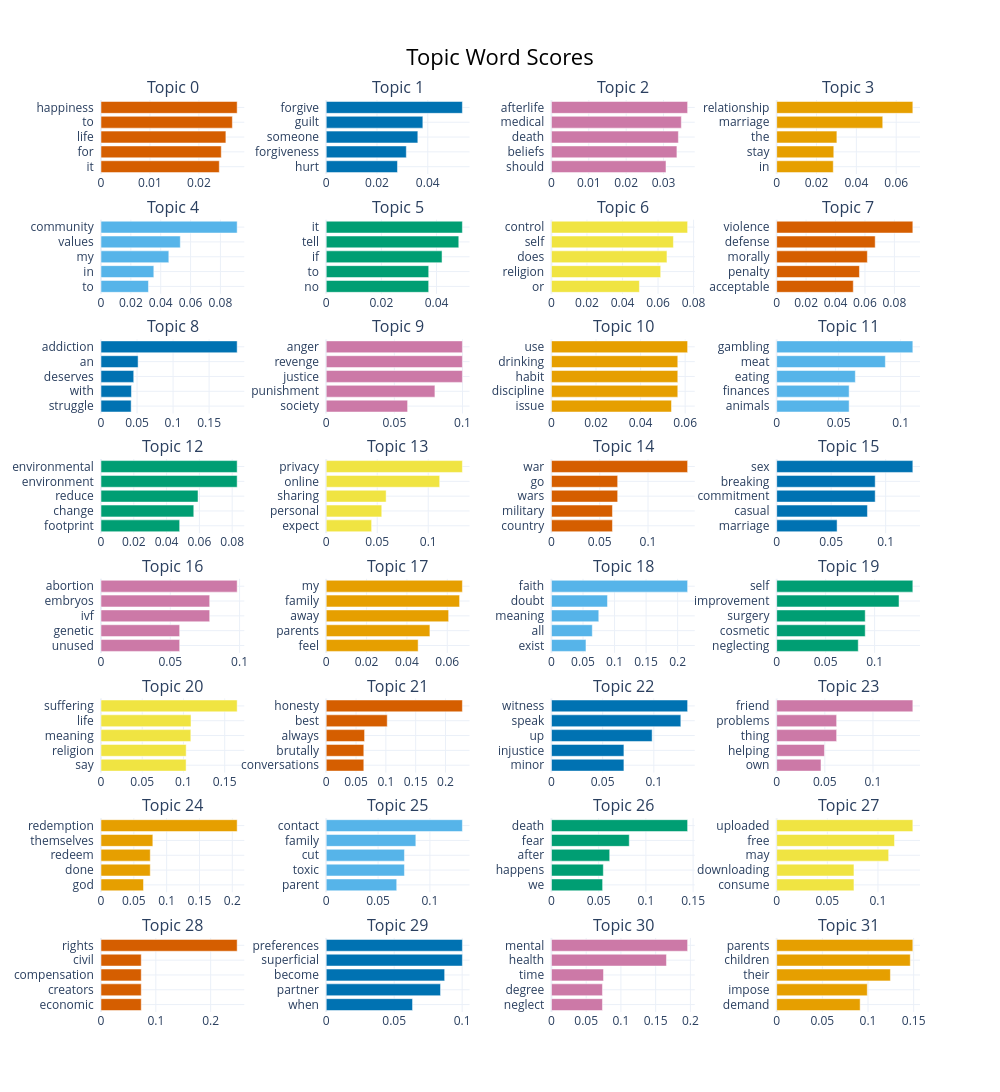

The notebook cell this image was saved under:
### Code cell
topic_model.visualize_barchart(top_n_topics=32)

### Figure 1 — Plotly figure (JSON) as saved in the notebook; plotly's stock layout.template omitted (floating-point values rounded to 4 significant figures)
{"data": [{"marker": {"color": "#D55E00"}, "orientation": "h", "type": "bar", "x": [0.02416, 0.02457, 0.02551, 0.02684, 0.02781], "xaxis": "x", "y": ["it  ", "for  ", "life  ", "to  ", "happiness  "], "yaxis": "y"}, {"marker": {"color": "#0072B2"}, "orientation": "h", "type": "bar", "x": [0.02807, 0.03155, 0.03609, 0.03807, 0.05364], "xaxis": "x2", "y": ["hurt  ", "forgiveness  ", "someone  ", "guilt  ", "forgive  "], "yaxis": "y2"}, {"marker": {"color": "#CC79A7"}, "orientation": "h", "type": "bar", "x": [0.03066, 0.03358, 0.03397, 0.03476, 0.03644], "xaxis": "x3", "y": ["should  ", "beliefs  ", "death  ", "medical  ", "afterlife  "], "yaxis": "y3"}, {"marker": {"color": "#E69F00"}, "orientation": "h", "type": "bar", "x": [0.02841, 0.02866, 0.03021, 0.05323, 0.06834], "xaxis": "x4", "y": ["in  ", "stay  ", "the  ", "marriage  ", "relationship  "], "yaxis": "y4"}, {"marker": {"color": "#56B4E9"}, "orientation": "h", "type": "bar", "x": [0.03179, 0.03538, 0.04543, 0.05311, 0.0912], "xaxis": "x5", "y": ["to  ", "in  ", "my  ", "values  ", "community  "], "yaxis": "y5"}, {"marker": {"color": "#009E73"}, "orientation": "h", "type": "bar", "x": [0.03715, 0.03716, 0.042, 0.04807, 0.04938], "xaxis": "x6", "y": ["no  ", "to  ", "if  ", "tell  ", "it  "], "yaxis": "y6"}, {"marker": {"color": "#F0E442"}, "orientation": "h", "type": "bar", "x": [0.0495, 0.06149, 0.06502, 0.06864, 0.07664], "xaxis": "x7", "y": ["or  ", "religion  ", "does  ", "self  ", "control  "], "yaxis": "y7"}, {"marker": {"color": "#D55E00"}, "orientation": "h", "type": "bar", "x": [0.05207, 0.05625, 0.06163, 0.06696, 0.09254], "xaxis": "x8", "y": ["acceptable  ", "penalty  ", "morally  ", "defense  ", "violence  "], "yaxis": "y8"}, {"marker": {"color": "#0072B2"}, "orientation": "h", "type": "bar", "x": [0.04184, 0.04222, 0.04541, 0.05148, 0.1889], "xaxis": "x9", "y": ["struggle  ", "with  ", "deserves  ", "an  ", "addiction  "], "yaxis": "y9"}, {"marker": {"color": "#CC79A7"}, "orientation": "h", "type": "bar", "x": [0.05972, 0.07977, 0.09993, 0.09993, 0.09993], "xaxis": "x10", "y": ["society  ", "punishment  ", "justice  ", "revenge  ", "anger  "], "yaxis": "y10"}, {"marker": {"color": "#E69F00"}, "orientation": "h", "type": "bar", "x": [0.05387, 0.05669, 0.05669, 0.05669, 0.0611], "xaxis": "x11", "y": ["issue  ", "discipline  ", "habit  ", "drinking  ", "use  "], "yaxis": "y11"}, {"marker": {"color": "#56B4E9"}, "orientation": "h", "type": "bar", "x": [0.05847, 0.05847, 0.06347, 0.0877, 0.1099], "xaxis": "x12", "y": ["animals  ", "finances  ", "eating  ", "meat  ", "gambling  "], "yaxis": "y12"}, {"marker": {"color": "#009E73"}, "orientation": "h", "type": "bar", "x": [0.04797, 0.05659, 0.05918, 0.08304, 0.08304], "xaxis": "x13", "y": ["footprint  ", "change  ", "reduce  ", "environment  ", "environmental  "], "yaxis": "y13"}, {"marker": {"color": "#F0E442"}, "orientation": "h", "type": "bar", "x": [0.0445, 0.05444, 0.05872, 0.1112, 0.1335], "xaxis": "x14", "y": ["expect  ", "personal  ", "sharing  ", "online  ", "privacy  "], "yaxis": "y14"}, {"marker": {"color": "#D55E00"}, "orientation": "h", "type": "bar", "x": [0.06317, 0.06317, 0.06858, 0.06858, 0.141], "xaxis": "x15", "y": ["country  ", "military  ", "wars  ", "go  ", "war  "], "yaxis": "y15"}, {"marker": {"color": "#0072B2"}, "orientation": "h", "type": "bar", "x": [0.05544, 0.0833, 0.09042, 0.09042, 0.125], "xaxis": "x16", "y": ["marriage  ", "casual  ", "commitment  ", "breaking  ", "sex  "], "yaxis": "y16"}, {"marker": {"color": "#CC79A7"}, "orientation": "h", "type": "bar", "x": [0.05677, 0.05677, 0.07844, 0.07844, 0.09826], "xaxis": "x17", "y": ["unused  ", "genetic  ", "ivf  ", "embryos  ", "abortion  "], "yaxis": "y17"}, {"marker": {"color": "#E69F00"}, "orientation": "h", "type": "bar", "x": [0.04556, 0.0514, 0.06068, 0.06611, 0.0675], "xaxis": "x18", "y": ["feel  ", "parents  ", "away  ", "family  ", "my  "], "yaxis": "y18"}, {"marker": {"color": "#56B4E9"}, "orientation": "h", "type": "bar", "x": [0.05471, 0.06474, 0.07501, 0.0888, 0.2158], "xaxis": "x19", "y": ["exist  ", "all  ", "meaning  ", "doubt  ", "faith  "], "yaxis": "y19"}, {"marker": {"color": "#009E73"}, "orientation": "h", "type": "bar", "x": [0.0833, 0.09042, 0.09042, 0.125, 0.139], "xaxis": "x20", "y": ["neglecting  ", "cosmetic  ", "surgery  ", "improvement  ", "self  "], "yaxis": "y20"}, {"marker": {"color": "#F0E442"}, "orientation": "h", "type": "bar", "x": [0.1032, 0.1033, 0.1089, 0.1091, 0.1651], "xaxis": "x21", "y": ["say  ", "religion  ", "meaning  ", "life  ", "suffering  "], "yaxis": "y21"}, {"marker": {"color": "#D55E00"}, "orientation": "h", "type": "bar", "x": [0.06303, 0.06303, 0.06433, 0.1023, 0.2284], "xaxis": "x22", "y": ["conversations  ", "brutally  ", "always  ", "best  ", "honesty  "], "yaxis": "y22"}, {"marker": {"color": "#0072B2"}, "orientation": "h", "type": "bar", "x": [0.07077, 0.07077, 0.09834, 0.1264, 0.133], "xaxis": "x23", "y": ["minor  ", "injustice  ", "up  ", "speak  ", "witness  "], "yaxis": "y23"}, {"marker": {"color": "#CC79A7"}, "orientation": "h", "type": "bar", "x": [0.04603, 0.04963, 0.06228, 0.06228, 0.1414], "xaxis": "x24", "y": ["own  ", "helping  ", "thing  ", "problems  ", "friend  "], "yaxis": "y24"}, {"marker": {"color": "#E69F00"}, "orientation": "h", "type": "bar", "x": [0.06475, 0.07503, 0.07503, 0.07896, 0.2074], "xaxis": "x25", "y": ["god  ", "done  ", "redeem  ", "themselves  ", "redemption  "], "yaxis": "y25"}, {"marker": {"color": "#56B4E9"}, "orientation": "h", "type": "bar", "x": [0.06798, 0.07542, 0.07542, 0.08641, 0.1313], "xaxis": "x26", "y": ["parent  ", "toxic  ", "cut  ", "family  ", "contact  "], "yaxis": "y26"}, {"marker": {"color": "#009E73"}, "orientation": "h", "type": "bar", "x": [0.05418, 0.05493, 0.06167, 0.08239, 0.1442], "xaxis": "x27", "y": ["we  ", "happens  ", "after  ", "fear  ", "death  "], "yaxis": "y27"}, {"marker": {"color": "#F0E442"}, "orientation": "h", "type": "bar", "x": [0.0763, 0.0763, 0.1106, 0.1164, 0.1344], "xaxis": "x28", "y": ["consume  ", "downloading  ", "may  ", "free  ", "uploaded  "], "yaxis": "y28"}, {"marker": {"color": "#D55E00"}, "orientation": "h", "type": "bar", "x": [0.07341, 0.07341, 0.07341, 0.07341, 0.2483], "xaxis": "x29", "y": ["economic  ", "creators  ", "compensation  ", "civil  ", "rights  "], "yaxis": "y29"}, {"marker": {"color": "#0072B2"}, "orientation": "h", "type": "bar", "x": [0.06351, 0.0841, 0.08713, 0.1002, 0.1002], "xaxis": "x30", "y": ["when  ", "partner  ", "become  ", "superficial  ", "preferences  "], "yaxis": "y30"}, {"marker": {"color": "#CC79A7"}, "orientation": "h", "type": "bar", "x": [0.07341, 0.07341, 0.07491, 0.1656, 0.196], "xaxis": "x31", "y": ["neglect  ", "degree  ", "time  ", "health  ", "mental  "], "yaxis": "y31"}, {"marker": {"color": "#E69F00"}, "orientation": "h", "type": "bar", "x": [0.09139, 0.0992, 0.1245, 0.1463, 0.1491], "xaxis": "x32", "y": ["demand  ", "impose  ", "their  ", "children  ", "parents  "], "yaxis": "y32"}], "layout": {"annotations": [{"font": {"size": 16}, "showarrow": false, "text": "Topic 0", "x": 0.0875, "xanchor": "center", "xref": "paper", "y": 1, "yanchor": "bottom", "yref": "paper"}, {"font": {"size": 16}, "showarrow": false, "text": "Topic 1", "x": 0.3625, "xanchor": "center", "xref": "paper", "y": 1, "yanchor": "bottom", "yref": "paper"}, {"font": {"size": 16}, "showarrow": false, "text": "Topic 2", "x": 0.6375, "xanchor": "center", "xref": "paper", "y": 1, "yanchor": "bottom", "yref": "paper"}, {"font": {"size": 16}, "showarrow": false, "text": "Topic 3", "x": 0.9125, "xanchor": "center", "xref": "paper", "y": 1, "yanchor": "bottom", "yref": "paper"}, {"font": {"size": 16}, "showarrow": false, "text": "Topic 4", "x": 0.0875, "xanchor": "center", "xref": "paper", "y": 0.8687, "yanchor": "bottom", "yref": "paper"}, {"font": {"size": 16}, "showarrow": false, "text": "Topic 5", "x": 0.3625, "xanchor": "center", "xref": "paper", "y": 0.8687, "yanchor": "bottom", "yref": "paper"}, {"font": {"size": 16}, "showarrow": false, "text": "Topic 6", "x": 0.6375, "xanchor": "center", "xref": "paper", "y": 0.8687, "yanchor": "bottom", "yref": "paper"}, {"font": {"size": 16}, "showarrow": false, "text": "Topic 7", "x": 0.9125, "xanchor": "center", "xref": "paper", "y": 0.8687, "yanchor": "bottom", "yref": "paper"}, {"font": {"size": 16}, "showarrow": false, "text": "Topic 8", "x": 0.0875, "xanchor": "center", "xref": "paper", "y": 0.7375, "yanchor": "bottom", "yref": "paper"}, {"font": {"size": 16}, "showarrow": false, "text": "Topic 9", "x": 0.3625, "xanchor": "center", "xref": "paper", "y": 0.7375, "yanchor": "bottom", "yref": "paper"}, {"font": {"size": 16}, "showarrow": false, "text": "Topic 10", "x": 0.6375, "xanchor": "center", "xref": "paper", "y": 0.7375, "yanchor": "bottom", "yref": "paper"}, {"font": {"size": 16}, "showarrow": false, "text": "Topic 11", "x": 0.9125, "xanchor": "center", "xref": "paper", "y": 0.7375, "yanchor": "bottom", "yref": "paper"}, {"font": {"size": 16}, "showarrow": false, "text": "Topic 12", "x": 0.0875, "xanchor": "center", "xref": "paper", "y": 0.6062, "yanchor": "bottom", "yref": "paper"}, {"font": {"size": 16}, "showarrow": false, "text": "Topic 13", "x": 0.3625, "xanchor": "center", "xref": "paper", "y": 0.6062, "yanchor": "bottom", "yref": "paper"}, {"font": {"size": 16}, "showarrow": false, "text": "Topic 14", "x": 0.6375, "xanchor": "center", "xref": "paper", "y": 0.6062, "yanchor": "bottom", "yref": "paper"}, {"font": {"size": 16}, "showarrow": false, "text": "Topic 15", "x": 0.9125, "xanchor": "center", "xref": "paper", "y": 0.6062, "yanchor": "bottom", "yref": "paper"}, {"font": {"size": 16}, "showarrow": false, "text": "Topic 16", "x": 0.0875, "xanchor": "center", "xref": "paper", "y": 0.475, "yanchor": "bottom", "yref": "paper"}, {"font": {"size": 16}, "showarrow": false, "text": "Topic 17", "x": 0.3625, "xanchor": "center", "xref": "paper", "y": 0.475, "yanchor": "bottom", "yref": "paper"}, {"font": {"size": 16}, "showarrow": false, "text": "Topic 18", "x": 0.6375, "xanchor": "center", "xref": "paper", "y": 0.475, "yanchor": "bottom", "yref": "paper"}, {"font": {"size": 16}, "showarrow": false, "text": "Topic 19", "x": 0.9125, "xanchor": "center", "xref": "paper", "y": 0.475, "yanchor": "bottom", "yref": "paper"}, {"font": {"size": 16}, "showarrow": false, "text": "Topic 20", "x": 0.0875, "xanchor": "center", "xref": "paper", "y": 0.3437, "yanchor": "bottom", "yref": "paper"}, {"font": {"size": 16}, "showarrow": false, "text": "Topic 21", "x": 0.3625, "xanchor": "center", "xref": "paper", "y": 0.3437, "yanchor": "bottom", "yref": "paper"}, {"font": {"size": 16}, "showarrow": false, "text": "Topic 22", "x": 0.6375, "xanchor": "center", "xref": "paper", "y": 0.3437, "yanchor": "bottom", "yref": "paper"}, {"font": {"size": 16}, "showarrow": false, "text": "Topic 23", "x": 0.9125, "xanchor": "center", "xref": "paper", "y": 0.3437, "yanchor": "bottom", "yref": "paper"}, {"font": {"size": 16}, "showarrow": false, "text": "Topic 24", "x": 0.0875, "xanchor": "center", "xref": "paper", "y": 0.2125, "yanchor": "bottom", "yref": "paper"}, {"font": {"size": 16}, "showarrow": false, "text": "Topic 25", "x": 0.3625, "xanchor": "center", "xref": "paper", "y": 0.2125, "yanchor": "bottom", "yref": "paper"}, {"font": {"size": 16}, "showarrow": false, "text": "Topic 26", "x": 0.6375, "xanchor": "center", "xref": "paper", "y": 0.2125, "yanchor": "bottom", "yref": "paper"}, {"font": {"size": 16}, "showarrow": false, "text": "Topic 27", "x": 0.9125, "xanchor": "center", "xref": "paper", "y": 0.2125, "yanchor": "bottom", "yref": "paper"}, {"font": {"size": 16}, "showarrow": false, "text": "Topic 28", "x": 0.0875, "xanchor": "center", "xref": "paper", "y": 0.08125, "yanchor": "bottom", "yref": "paper"}, {"font": {"size": 16}, "showarrow": false, "text": "Topic 29", "x": 0.3625, "xanchor": "center", "xref": "paper", "y": 0.08125, "yanchor": "bottom", "yref": "paper"}, {"font": {"size": 16}, "showarrow": false, "text": "Topic 30", "x": 0.6375, "xanchor": "center", "xref": "paper", "y": 0.08125, "yanchor": "bottom", "yref": "paper"}, {"font": {"size": 16}, "showarrow": false, "text": "Topic 31", "x": 0.9125, "xanchor": "center", "xref": "paper", "y": 0.08125, "yanchor": "bottom", "yref": "paper"}], "height": 2000, "hoverlabel": {"bgcolor": "white", "font": {"family": "Rockwell", "size": 16}}, "showlegend": false, "title": {"font": {"color": "Black", "size": 22}, "text": "Topic Word Scores", "x": 0.5, "xanchor": "center", "yanchor": "top"}, "width": 1000, "xaxis": {"anchor": "y", "domain": [0, 0.175], "showgrid": true}, "xaxis10": {"anchor": "y10", "domain": [0.275, 0.45], "showgrid": true}, "xaxis11": {"anchor": "y11", "domain": [0.55, 0.725], "showgrid": true}, "xaxis12": {"anchor": "y12", "domain": [0.825, 1], "showgrid": true}, "xaxis13": {"anchor": "y13", "domain": [0, 0.175], "showgrid": true}, "xaxis14": {"anchor": "y14", "domain": [0.275, 0.45], "showgrid": true}, "xaxis15": {"anchor": "y15", "domain": [0.55, 0.725], "showgrid": true}, "xaxis16": {"anchor": "y16", "domain": [0.825, 1], "showgrid": true}, "xaxis17": {"anchor": "y17", "domain": [0, 0.175], "showgrid": true}, "xaxis18": {"anchor": "y18", "domain": [0.275, 0.45], "showgrid": true}, "xaxis19": {"anchor": "y19", "domain": [0.55, 0.725], "showgrid": true}, "xaxis2": {"anchor": "y2", "domain": [0.275, 0.45], "showgrid": true}, "xaxis20": {"anchor": "y20", "domain": [0.825, 1], "showgrid": true}, "xaxis21": {"anchor": "y21", "domain": [0, 0.175], "showgrid": true}, "xaxis22": {"anchor": "y22", "domain": [0.275, 0.45], "showgrid": true}, "xaxis23": {"anchor": "y23", "domain": [0.55, 0.725], "showgrid": true}, "xaxis24": {"anchor": "y24", "domain": [0.825, 1], "showgrid": true}, "xaxis25": {"anchor": "y25", "domain": [0, 0.175], "showgrid": true}, "xaxis26": {"anchor": "y26", "domain": [0.275, 0.45], "showgrid": true}, "xaxis27": {"anchor": "y27", "domain": [0.55, 0.725], "showgrid": true}, "xaxis28": {"anchor": "y28", "domain": [0.825, 1], "showgrid": true}, "xaxis29": {"anchor": "y29", "domain": [0, 0.175], "showgrid": true}, "xaxis3": {"anchor": "y3", "domain": [0.55, 0.725], "showgrid": true}, "xaxis30": {"anchor": "y30", "domain": [0.275, 0.45], "showgrid": true}, "xaxis31": {"anchor": "y31", "domain": [0.55, 0.725], "showgrid": true}, "xaxis32": {"anchor": "y32", "domain": [0.825, 1], "showgrid": true}, "xaxis4": {"anchor": "y4", "domain": [0.825, 1], "showgrid": true}, "xaxis5": {"anchor": "y5", "domain": [0, 0.175], "showgrid": true}, "xaxis6": {"anchor": "y6", "domain": [0.275, 0.45], "showgrid": true}, "xaxis7": {"anchor": "y7", "domain": [0.55, 0.725], "showgrid": true}, "xaxis8": {"anchor": "y8", "domain": [0.825, 1], "showgrid": true}, "xaxis9": {"anchor": "y9", "domain": [0, 0.175], "showgrid": true}, "yaxis": {"anchor": "x", "domain": [0.9187, 1], "showgrid": true}, "yaxis10": {"anchor": "x10", "domain": [0.6562, 0.7375], "showgrid": true}, "yaxis11": {"anchor": "x11", "domain": [0.6562, 0.7375], "showgrid": true}, "yaxis12": {"anchor": "x12", "domain": [0.6562, 0.7375], "showgrid": true}, "yaxis13": {"anchor": "x13", "domain": [0.525, 0.6062], "showgrid": true}, "yaxis14": {"anchor": "x14", "domain": [0.525, 0.6062], "showgrid": true}, "yaxis15": {"anchor": "x15", "domain": [0.525, 0.6062], "showgrid": true}, "yaxis16": {"anchor": "x16", "domain": [0.525, 0.6062], "showgrid": true}, "yaxis17": {"anchor": "x17", "domain": [0.3937, 0.475], "showgrid": true}, "yaxis18": {"anchor": "x18", "domain": [0.3937, 0.475], "showgrid": true}, "yaxis19": {"anchor": "x19", "domain": [0.3937, 0.475], "showgrid": true}, "yaxis2": {"anchor": "x2", "domain": [0.9187, 1], "showgrid": true}, "yaxis20": {"anchor": "x20", "domain": [0.3937, 0.475], "showgrid": true}, "yaxis21": {"anchor": "x21", "domain": [0.2625, 0.3437], "showgrid": true}, "yaxis22": {"anchor": "x22", "domain": [0.2625, 0.3437], "showgrid": true}, "yaxis23": {"anchor": "x23", "domain": [0.2625, 0.3437], "showgrid": true}, "yaxis24": {"anchor": "x24", "domain": [0.2625, 0.3437], "showgrid": true}, "yaxis25": {"anchor": "x25", "domain": [0.1312, 0.2125], "showgrid": true}, "yaxis26": {"anchor": "x26", "domain": [0.1312, 0.2125], "showgrid": true}, "yaxis27": {"anchor": "x27", "domain": [0.1312, 0.2125], "showgrid": true}, "yaxis28": {"anchor": "x28", "domain": [0.1312, 0.2125], "showgrid": true}, "yaxis29": {"anchor": "x29", "domain": [0, 0.08125], "showgrid": true}, "yaxis3": {"anchor": "x3", "domain": [0.9187, 1], "showgrid": true}, "yaxis30": {"anchor": "x30", "domain": [0, 0.08125], "showgrid": true}, "yaxis31": {"anchor": "x31", "domain": [0, 0.08125], "showgrid": true}, "yaxis32": {"anchor": "x32", "domain": [0, 0.08125], "showgrid": true}, "yaxis4": {"anchor": "x4", "domain": [0.9187, 1], "showgrid": true}, "yaxis5": {"anchor": "x5", "domain": [0.7875, 0.8687], "showgrid": true}, "yaxis6": {"anchor": "x6", "domain": [0.7875, 0.8687], "showgrid": true}, "yaxis7": {"anchor": "x7", "domain": [0.7875, 0.8687], "showgrid": true}, "yaxis8": {"anchor": "x8", "domain": [0.7875, 0.8687], "showgrid": true}, "yaxis9": {"anchor": "x9", "domain": [0.6562, 0.7375], "showgrid": true}}}
